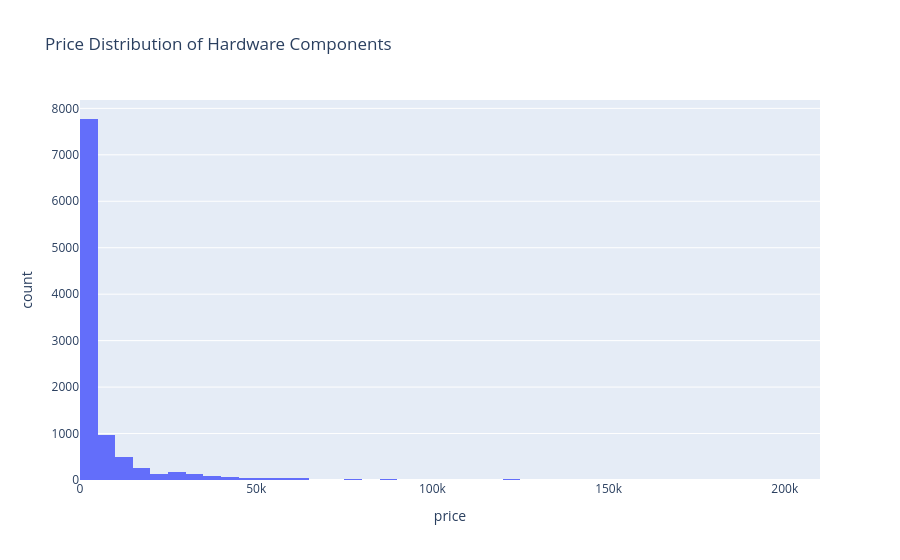

The notebook cell this image was saved under:
### Code cell
fig = px.histogram(
    df,
    x="price",
    nbins=50,
    title="Price Distribution of Hardware Components"
)

fig.show()

### Figure 1 — Plotly figure (JSON) as saved in the notebook; plotly's stock layout.template omitted (floating-point values rounded to 4 significant figures; data arrays with more than 128 entries replaced by an {"elided": "..."} marker saying what was removed)
{"data": [{"bingroup": "x", "hovertemplate": "price=%{x}<br>count=%{y}<extra></extra>", "legendgroup": "", "marker": {"color": "#636efa", "pattern": {"shape": ""}}, "name": "", "nbinsx": 50, "orientation": "v", "showlegend": false, "type": "histogram", "x": {"elided": "10360 float values"}, "xaxis": "x", "yaxis": "y"}], "layout": {"barmode": "relative", "legend": {"tracegroupgap": 0}, "title": {"text": "Price Distribution of Hardware Components"}, "xaxis": {"anchor": "y", "domain": [0, 1], "title": {"text": "price"}}, "yaxis": {"anchor": "x", "domain": [0, 1], "title": {"text": "count"}}}}
